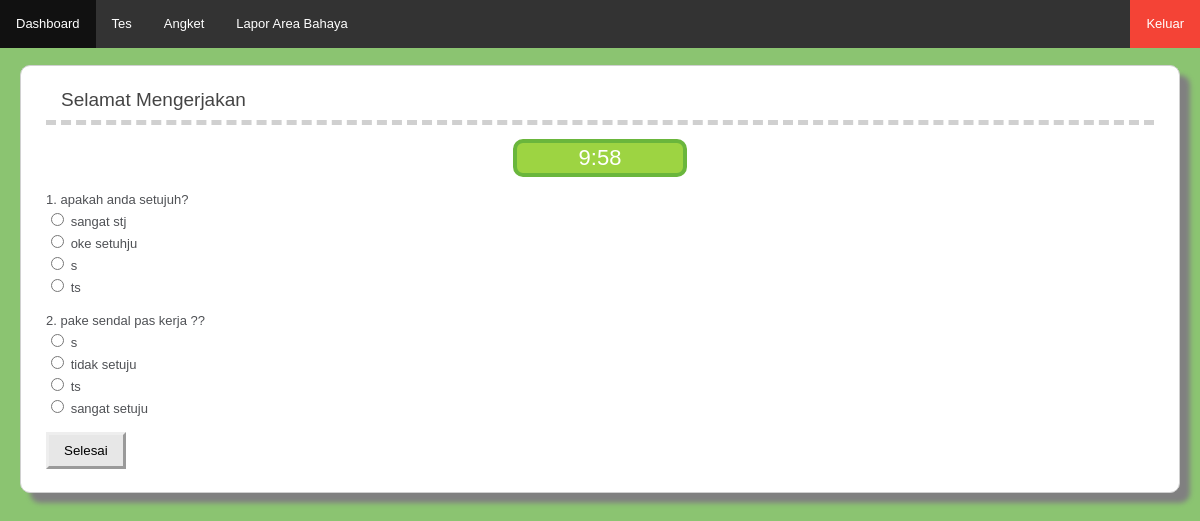
The page /index.php/c_quiz2/soal on the database its author committed.
### tables this page shows
CREATE TABLE `soalquiz2` (
  `IDsoal` int(11) NOT NULL,
  `soal` text NOT NULL,
  `jawaban1` text NOT NULL,
  `jawaban2` text NOT NULL,
  `jawaban3` text NOT NULL,
  `jawaban4` text NOT NULL,
  `pilihan1` text NOT NULL,
  `pilihan2` text NOT NULL,
  `pilihan3` text NOT NULL,
  `pilihan4` text NOT NULL,
  `idquiz` int(11) NOT NULL,
  `bobot` int(11) NOT NULL,
  `images` varchar(250) DEFAULT NULL
);

### application/controllers/c_quiz2.php (called while the page is built, shortened)
<?php
class c_quiz2 extends CI_Controller {
	function __construct(){
		$this->load->database();
	}
	public function soal(){
		$this->load->model('m_quiz2');
		$this->data['soal']=$this->m_quiz2->getsoal();
		$this->load->view('v_quiz2',$this->data);
	}
}

### index.php (called while the page is built, shortened)
<?php
require_once BASEPATH.'core/CodeIgniter.php';

### application/models/m_quiz2.php (called while the page is built, shortened)
<?php
class m_quiz2 extends CI_Model {
	function getsoal(){
		$query=$this->db->query("SELECT soalquiz2.* FROM soalquiz2, general WHERE soalquiz2.idquiz=general.quizaktif");
		return $query->result();
	}
}

### application/views/v_quiz2.php (the view, shortened to what this page needs)
?><!DOCTYPE html>
<head>
	<link href="<?php echo base_url().'assets/css/style1.css'?>" rel="stylesheet">
</head>
<?php
$time_allowed = 0;
if($this->session->userdata('time_allowed')){
$time_allowed = $this->session->userdata('time_allowed');
}
if (!$this->session->userdata('endOfTimer')){
$endOfTimer = time() + $time_allowed;
$this->session->set_userdata('endOfTimer',$endOfTimer);
}
if(($this->session->userdata('endOfTimer') - time()) < 0) {
$timeTilEnd = 0;
}else{
$timeTilEnd = $this->session->userdata('endOfTimer') - time();
}
function secondsToWords($seconds){
$ret = "";
$hours = intval(intval($seconds) / 3600);
$minutes = bcmod((intval($seconds) / 60),60);
if($hours > 0 || $minutes > 0){
$ret .= "$minutes:";
}
$seconds = bcmod(intval($seconds),60);
if($seconds < 10){
$ret .= "0"."$seconds";
}else{
$ret .= "$seconds";
}
return $ret;
}
?>
<body>
<div id="container">
        <div id="body">
			<h1 >Selamat Mengerjakan</h1>
			<div class="top-timer">
			<a href="javascript:void(0);"><span id="timer"><?php echo secondsToWords($timeTilEnd); ?></span></a>
			</div>
        	<form id="myForm" method="post" action="<?= base_url().'index.php/c_quiz/hasil'?>">
        	<?php $nom=1;
        	shuffle($soal);
        	foreach($soal as $row) {
        		$jwb = array($row->jawaban1, $row->jawaban2, $row->jawaban3, $row->jawaban4, $row->pilihan1, $row->pilihan2, $row->pilihan3, $row->pilihan4);
        		shuffle($jwb); ?>
        		<p><?=$nom.'. '.$row->soal ?><br>
        		<input type="radio" name="<?=$row->IDsoal?>" value="<?=$jwb[0]?>"> <?=$jwb[0]?> <br>
				<input type="radio" name="<?=$row->IDsoal?>" value="<?=$jwb[1]?>"> <?=$jwb[1]?> <br>
				<input type="radio" name="<?=$row->IDsoal?>" value="<?=$jwb[2]?>"> <?=$jwb[2]?> <br>
        		<input type="radio" name="<?=$row->IDsoal?>" value="<?=$jwb[3]?>"> <?=$jwb[3]?> <br></p>
        		<?php $nom++;
				}
				?>
        	<p><input type="submit" value="Selesai" class="btnedit"></p>
        	</form>
        </div>
        </div>
</body>
</html>

### assets/css/style1.css (style rules this page uses)
body { background-color: #8BC471; margin: 0; font: 13px/20px normal Helvetica, Arial, sans-serif; color: #4F5155; }
a { color: #003399; background-color: transparent; font-weight: normal; }
h1 { color: #444; background-color: transparent; border-bottom: 5px dashed #D0D0D0; font-size: 19px; font-weight: normal; margin: 0 0 14px 0; padding: 14px 15px 10px 15px; }
#body { margin: 0 15px 0 15px; }
#container { background-color:#FFFFFF; padding: 10px; margin: 20px; margin-top: 65px; border: 1px solid #D0D0D0; border-radius: 10px; box-shadow: 10px 10px 5px grey; }
.btnedit { -webkit-transition-duration: 0.5s; transition-duration: 0.5s; background-color: #e7e7e7; border:outset; padding: 8px 15px; cursor: pointer; }

### application/views/v_quiz2.php (style rules this page uses)
#container .top-timer { background-color: #9dd442; border:4px solid #6ab63c; -webkit-border-radius: 10px; -moz-border-radius: 10px; border-radius: 10px; color: #fff; display: block; font-size: 30px; margin: 0 auto; padding:5px; text-align: center; width: 14%; }
#container .top-timer span { text-align:center; font-size:22px !important; display:block; color:#fff; }
#container a { text-align:center; text-decoration: none; }

### rows shown on the page
soalquiz2: soal "apakah anda setujuh?", jawaban1 "sangat stj", jawaban2 "oke setuhju", pilihan2 "s", pilihan4 "ts"
soalquiz2: soal "pake sendal pas kerja ??", pilihan2 "s", jawaban3 "tidak setuju", pilihan3 "ts", jawaban1 "sangat setuju"
